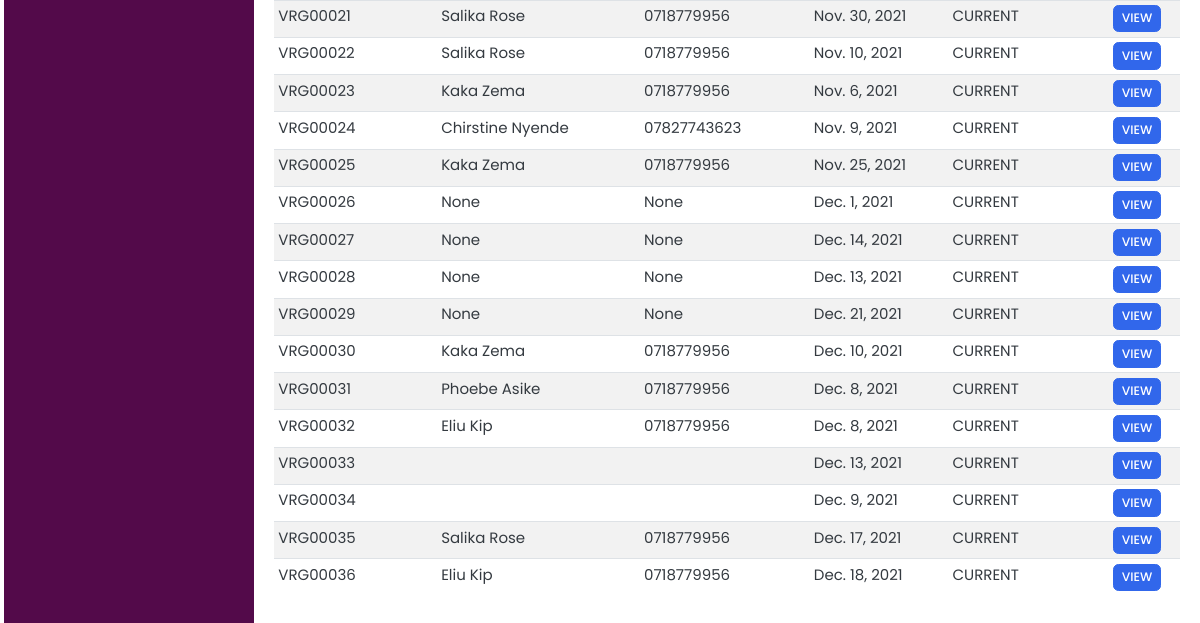
Page /invoices/ (signed in, lower part) on the earlier database version.
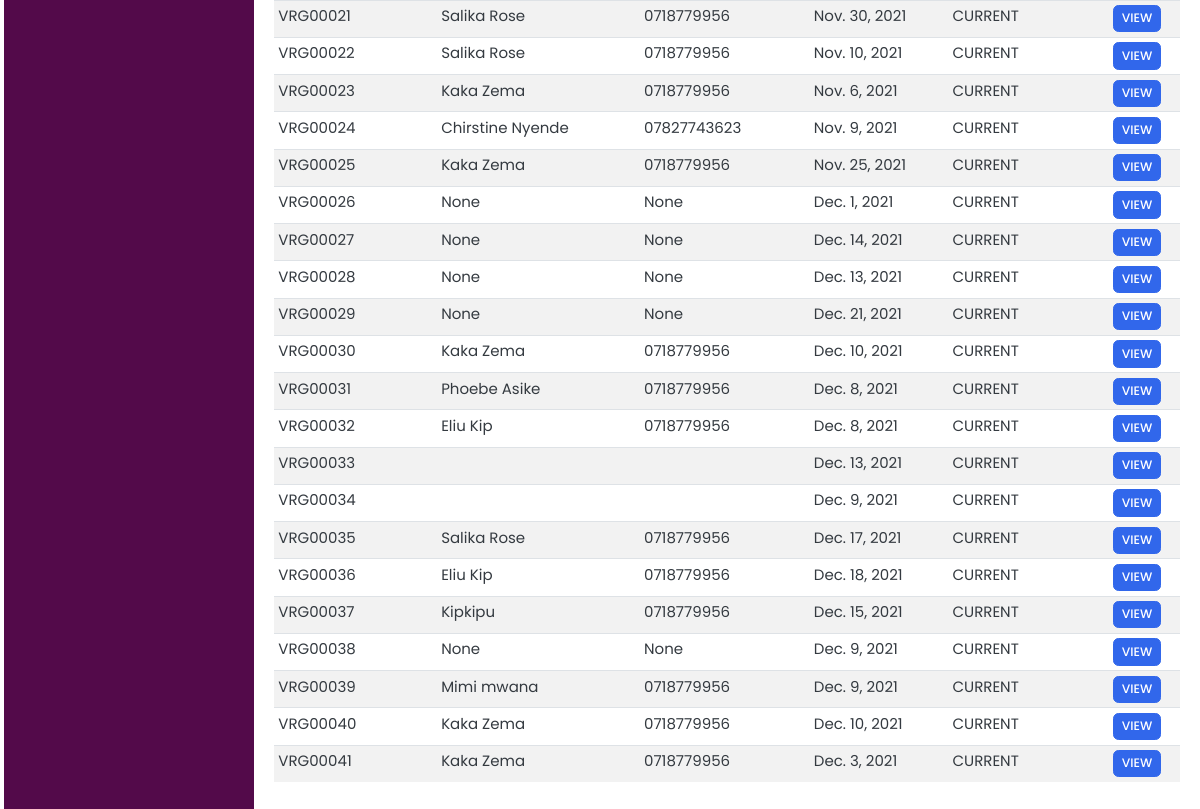
Same page on the later database version.
### invoice/models.py (models this page shows, shortened)
class Invoice(models.Model):
    TERMS = [
        ('Immediate', 'Immediate'),
        ('15 days', '15 days'),
        ('30 days', '30 days'),
    ]
    STATUS = [
        ('CURRENT', 'CURRENT'),
        ('EMAIL_SENT', 'EMAIL_SENT'),
        ('OVERDUE', 'OVERDUE'),
        ('PAID', 'PAID'),
    ]
    number = models.CharField(
        null=False, default=increment_invoice_number, blank=False, max_length=100, unique=True)
    dueDate = models.DateField(null=True, blank=True)
    paymentTerms = models.CharField(
        choices=TERMS, default='15 days', max_length=100)
    status = models.CharField(
        choices=STATUS, default='CURRENT', max_length=100)
    description = models.TextField(null=True, blank=True, max_length=500)
    istaxable = models.BooleanField()
    apply_discount = models.BooleanField()
    discount = models.CharField(
        null=True, default=0, blank=True, max_length=10)
    client = models.ForeignKey(
        Client, blank=True, null=True, on_delete=models.SET_NULL)
    uniqueId = models.CharField(null=True, blank=True, max_length=100)
    slug = models.SlugField(max_length=500, unique=True, blank=True, null=True)
    date_created = models.DateTimeField(blank=True, null=True)
    last_updated = models.DateTimeField(blank=True, null=True)

class Client(models.Model):
    clientName = models.CharField(null=True, blank=True, max_length=200)
    address = models.CharField(null=True, blank=True, max_length=200)
    postalCode = models.CharField(null=True, blank=True, max_length=10)
    phoneNumber = models.CharField(null=True, blank=True, max_length=100)
    emailAddress = models.CharField(null=True, blank=True, max_length=100)
    uniqueId = models.CharField(null=True, blank=True, max_length=100)
    slug = models.SlugField(max_length=500, unique=True, blank=True, null=True)
    date_created = models.DateTimeField(blank=True, null=True)
    last_updated = models.DateTimeField(blank=True, null=True)

### invoice/views.py (the view)
# urls.py: path("invoices/", invoice_views.view_invoices, name="view-invoices" ),
@login_required
def view_invoices(request):
	context = {}
	invoices = Invoice.objects.all()
	context['invoices'] = invoices
	return render(request, 'invoice/invoices.html', context)

### templates/invoice/invoices.html (shortened to what this page needs)
{% extends 'index.html' %} {% load static %} {% load crispy_forms_tags %}
 {% block content %}
{% if invoices|length > 0 %}
<div class="table-responsive">
  <table class="table table-striped table-sm table-hover" id="invoiceTable">
    <tbody>
      {% for invoice in invoices %}
      <tr onclick="getElementById('edit-1').click()" style="cursor: pointer">
        <td id="invoicenumber">{{invoice.number}}</td>
        <td>{{invoice.title}}</td>
        <td>{{invoice.client.clientName}}</td>
        <td>{{invoice.client.phoneNumber}}</td>
        <td>{{invoice.dueDate}}</td>
        <td>{{invoice.status}}</td>
        <td>
        </td>
        <td>
          <a href="{% url 'create-build-invoice' invoice.slug %}"
            ><button class="btn btn-primary btn-sm">VIEW</button></a
          >
        </td>
      </tr>
      {% endfor %}
    </tbody>
  </table>
</div>
{% endif %}
{% endblock %}

Differences in the rows shown:
added Invoice: number "VRG00037", client.clientName "Kipkipu", client.phoneNumber "0718779956", dueDate "Dec. 15, 2021", status "CURRENT"
added Invoice: number "VRG00038", client.clientName "None", client.phoneNumber "None", dueDate "Dec. 9, 2021", status "CURRENT"
added Invoice: number "VRG00039", client.clientName "Mimi mwana", client.phoneNumber "0718779956", dueDate "Dec. 9, 2021", status "CURRENT"
added Invoice: number "VRG00040", client.clientName "Kaka Zema", client.phoneNumber "0718779956", dueDate "Dec. 10, 2021", status "CURRENT"
added Invoice: number "VRG00041", client.clientName "Kaka Zema", client.phoneNumber "0718779956", dueDate "Dec. 3, 2021", status "CURRENT"
